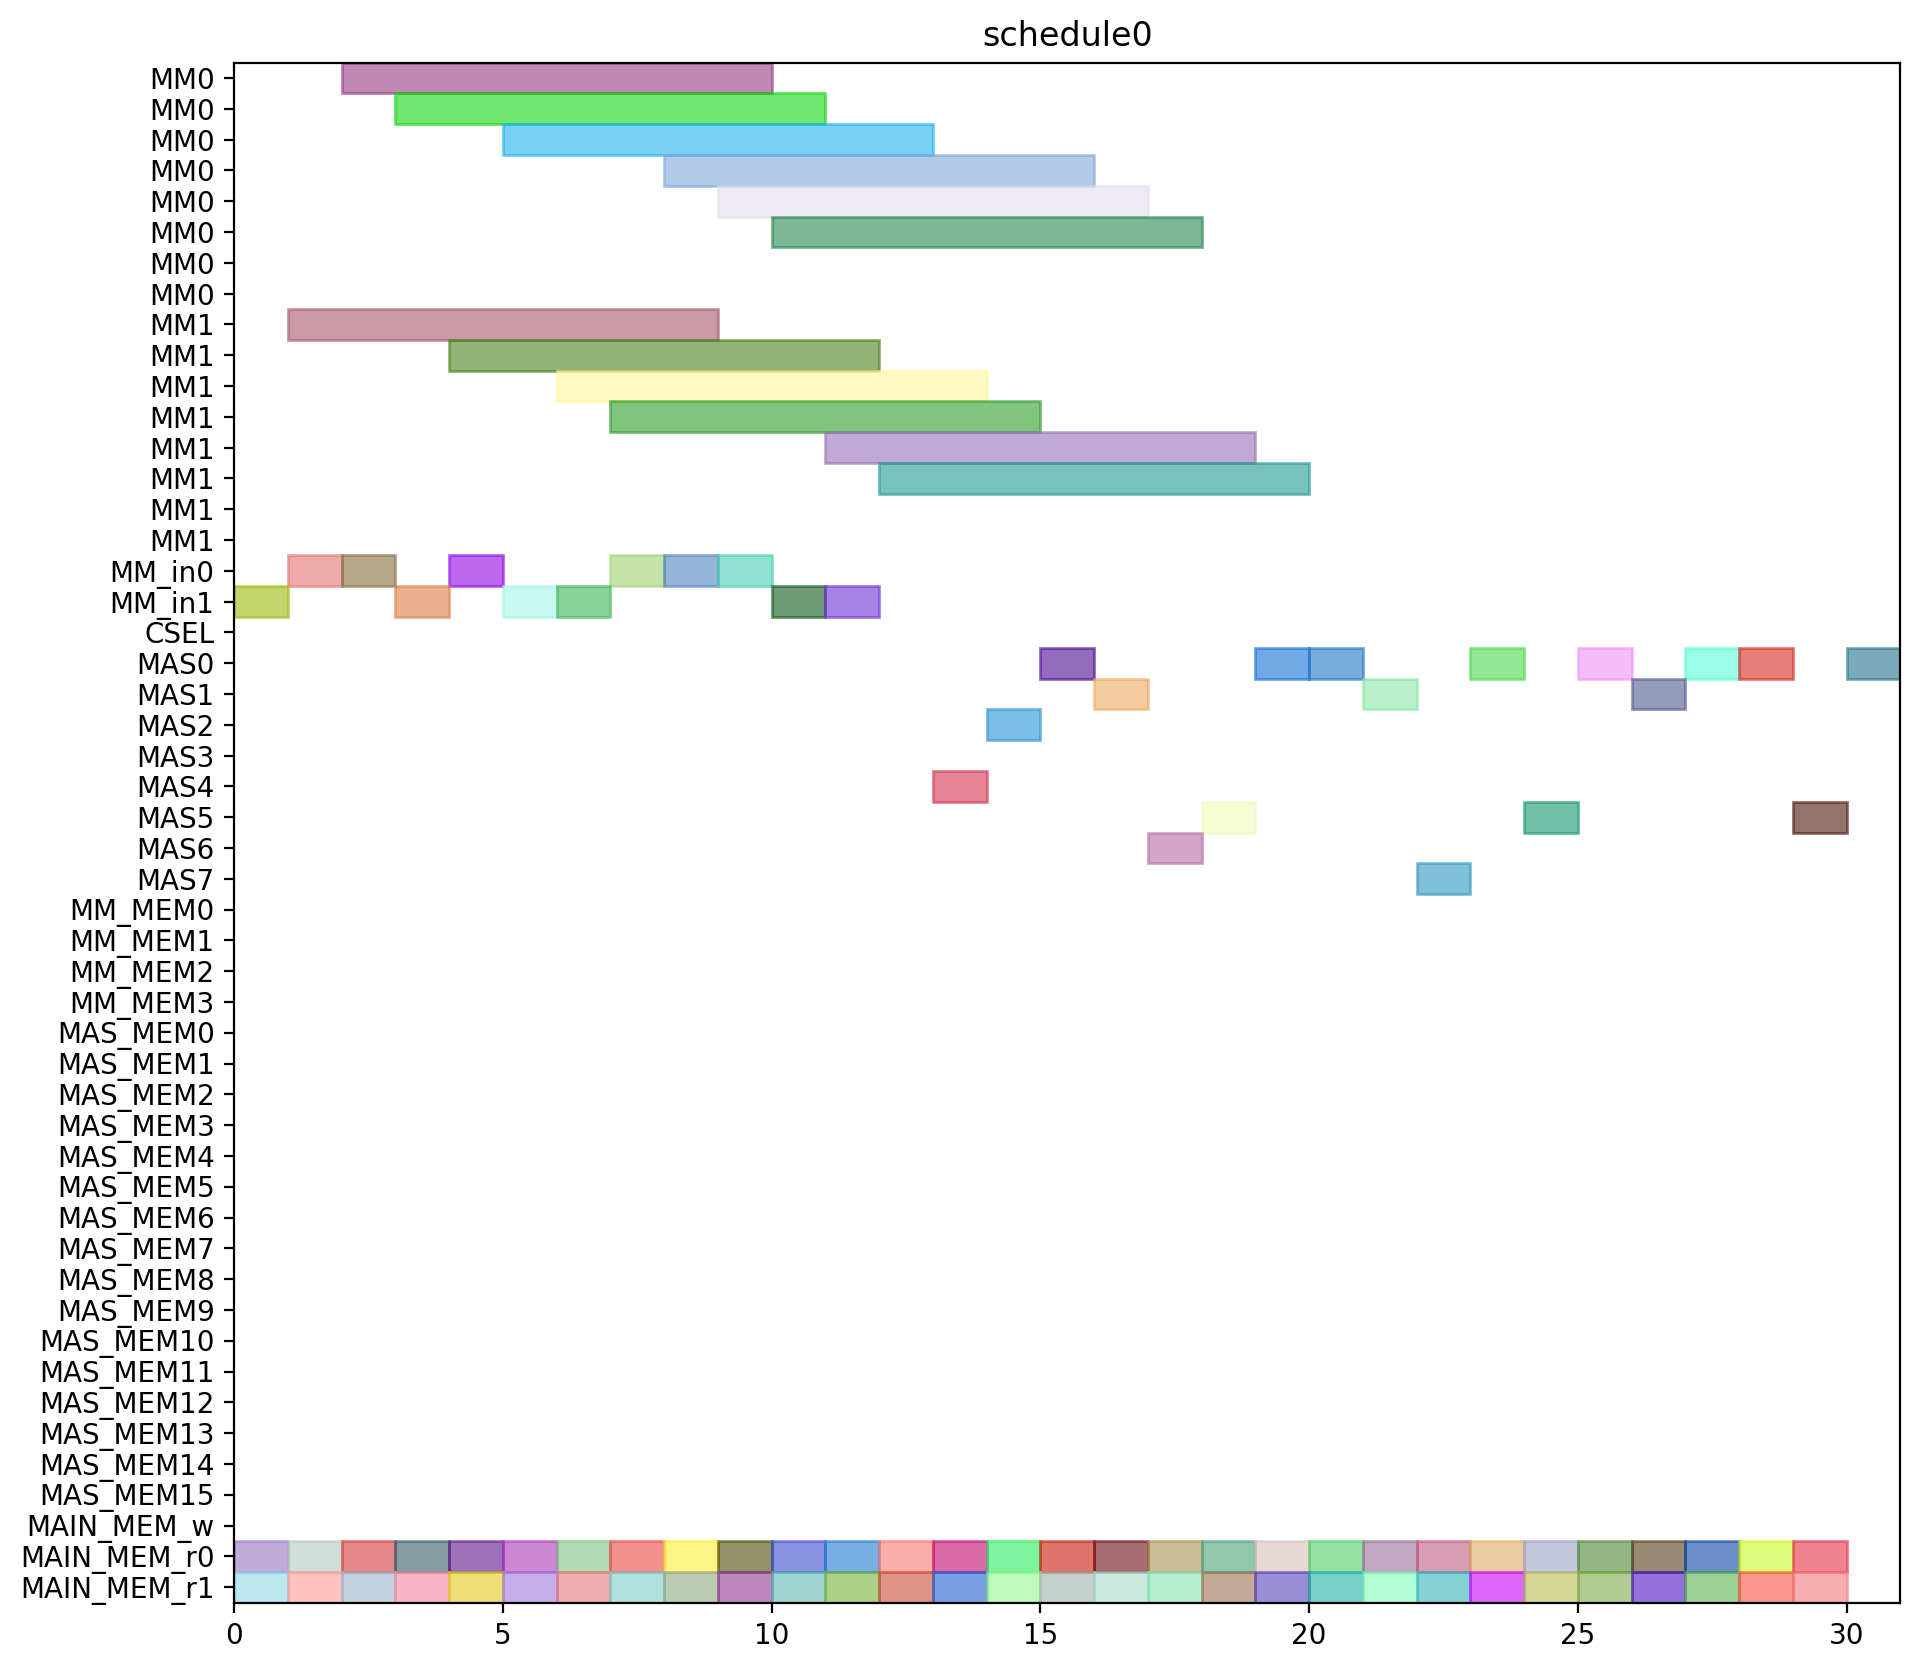

Write Python code to recreate this figure.
from pyschedule import Scenario, solvers, plotters, alt


def solve():
	horizon = 120
	S = Scenario("schedule0", horizon=horizon)

	# resource
	MM = S.Resources('MM', num=2, size=8)
	MM_in = S.Resources('MM_in', num=2)
	CSEL = S.Resource('CSEL')
	MAS = S.Resources('MAS', num=8, size=1, periods=range(1, horizon))
	MM_MEM = S.Resources('MM_MEM', num=4)
	MAS_MEM = S.Resources('MAS_MEM', num=16)
	MAIN_MEM_w = S.Resource('MAIN_MEM_w', size=1)
	MAIN_MEM_r = S.Resources('MAIN_MEM_r', num=2)

	# result of previous scheduling

	# new tasks
	c_t0_t0_t0 = S.Task('c_t0_t0_t0', length=8, delay_cost=1)
	c_t0_t0_t0 += alt(MM)
	c_t0_t0_t0_in = S.Task('c_t0_t0_t0_in', length=1, delay_cost=1)
	c_t0_t0_t0_in += alt(MM_in)
	S += c_t0_t0_t0_in*MM_in[0]<=c_t0_t0_t0*MM[0]
	S += c_t0_t0_t0_in*MM_in[1]<=c_t0_t0_t0*MM[1]
	c_t0_t0_t0_mem0 = S.Task('c_t0_t0_t0_mem0', length=1, delay_cost=1)
	c_t0_t0_t0_mem0 += MAIN_MEM_r[0]
	S += c_t0_t0_t0_mem0 <= c_t0_t0_t0

	c_t0_t0_t0_mem1 = S.Task('c_t0_t0_t0_mem1', length=1, delay_cost=1)
	c_t0_t0_t0_mem1 += MAIN_MEM_r[1]
	S += c_t0_t0_t0_mem1 <= c_t0_t0_t0

	c_t0_t0_t1 = S.Task('c_t0_t0_t1', length=8, delay_cost=1)
	c_t0_t0_t1 += alt(MM)
	c_t0_t0_t1_in = S.Task('c_t0_t0_t1_in', length=1, delay_cost=1)
	c_t0_t0_t1_in += alt(MM_in)
	S += c_t0_t0_t1_in*MM_in[0]<=c_t0_t0_t1*MM[0]
	S += c_t0_t0_t1_in*MM_in[1]<=c_t0_t0_t1*MM[1]
	c_t0_t0_t1_mem0 = S.Task('c_t0_t0_t1_mem0', length=1, delay_cost=1)
	c_t0_t0_t1_mem0 += MAIN_MEM_r[0]
	S += c_t0_t0_t1_mem0 <= c_t0_t0_t1

	c_t0_t0_t1_mem1 = S.Task('c_t0_t0_t1_mem1', length=1, delay_cost=1)
	c_t0_t0_t1_mem1 += MAIN_MEM_r[1]
	S += c_t0_t0_t1_mem1 <= c_t0_t0_t1

	c_t0_t0_t2 = S.Task('c_t0_t0_t2', length=1, delay_cost=1)
	c_t0_t0_t2 += alt(MAS)
	c_t0_t0_t2_mem0 = S.Task('c_t0_t0_t2_mem0', length=1, delay_cost=1)
	c_t0_t0_t2_mem0 += MAIN_MEM_r[0]
	S += c_t0_t0_t2_mem0 <= c_t0_t0_t2

	c_t0_t0_t2_mem1 = S.Task('c_t0_t0_t2_mem1', length=1, delay_cost=1)
	c_t0_t0_t2_mem1 += MAIN_MEM_r[1]
	S += c_t0_t0_t2_mem1 <= c_t0_t0_t2

	c_t0_t0_t3 = S.Task('c_t0_t0_t3', length=1, delay_cost=1)
	c_t0_t0_t3 += alt(MAS)
	c_t0_t0_t3_mem0 = S.Task('c_t0_t0_t3_mem0', length=1, delay_cost=1)
	c_t0_t0_t3_mem0 += MAIN_MEM_r[0]
	S += c_t0_t0_t3_mem0 <= c_t0_t0_t3

	c_t0_t0_t3_mem1 = S.Task('c_t0_t0_t3_mem1', length=1, delay_cost=1)
	c_t0_t0_t3_mem1 += MAIN_MEM_r[1]
	S += c_t0_t0_t3_mem1 <= c_t0_t0_t3

	c_t0_t1_t0 = S.Task('c_t0_t1_t0', length=8, delay_cost=1)
	c_t0_t1_t0 += alt(MM)
	c_t0_t1_t0_in = S.Task('c_t0_t1_t0_in', length=1, delay_cost=1)
	c_t0_t1_t0_in += alt(MM_in)
	S += c_t0_t1_t0_in*MM_in[0]<=c_t0_t1_t0*MM[0]
	S += c_t0_t1_t0_in*MM_in[1]<=c_t0_t1_t0*MM[1]
	c_t0_t1_t0_mem0 = S.Task('c_t0_t1_t0_mem0', length=1, delay_cost=1)
	c_t0_t1_t0_mem0 += MAIN_MEM_r[0]
	S += c_t0_t1_t0_mem0 <= c_t0_t1_t0

	c_t0_t1_t0_mem1 = S.Task('c_t0_t1_t0_mem1', length=1, delay_cost=1)
	c_t0_t1_t0_mem1 += MAIN_MEM_r[1]
	S += c_t0_t1_t0_mem1 <= c_t0_t1_t0

	c_t0_t1_t1 = S.Task('c_t0_t1_t1', length=8, delay_cost=1)
	c_t0_t1_t1 += alt(MM)
	c_t0_t1_t1_in = S.Task('c_t0_t1_t1_in', length=1, delay_cost=1)
	c_t0_t1_t1_in += alt(MM_in)
	S += c_t0_t1_t1_in*MM_in[0]<=c_t0_t1_t1*MM[0]
	S += c_t0_t1_t1_in*MM_in[1]<=c_t0_t1_t1*MM[1]
	c_t0_t1_t1_mem0 = S.Task('c_t0_t1_t1_mem0', length=1, delay_cost=1)
	c_t0_t1_t1_mem0 += MAIN_MEM_r[0]
	S += c_t0_t1_t1_mem0 <= c_t0_t1_t1

	c_t0_t1_t1_mem1 = S.Task('c_t0_t1_t1_mem1', length=1, delay_cost=1)
	c_t0_t1_t1_mem1 += MAIN_MEM_r[1]
	S += c_t0_t1_t1_mem1 <= c_t0_t1_t1

	c_t0_t1_t2 = S.Task('c_t0_t1_t2', length=1, delay_cost=1)
	c_t0_t1_t2 += alt(MAS)
	c_t0_t1_t2_mem0 = S.Task('c_t0_t1_t2_mem0', length=1, delay_cost=1)
	c_t0_t1_t2_mem0 += MAIN_MEM_r[0]
	S += c_t0_t1_t2_mem0 <= c_t0_t1_t2

	c_t0_t1_t2_mem1 = S.Task('c_t0_t1_t2_mem1', length=1, delay_cost=1)
	c_t0_t1_t2_mem1 += MAIN_MEM_r[1]
	S += c_t0_t1_t2_mem1 <= c_t0_t1_t2

	c_t0_t1_t3 = S.Task('c_t0_t1_t3', length=1, delay_cost=1)
	c_t0_t1_t3 += alt(MAS)
	c_t0_t1_t3_mem0 = S.Task('c_t0_t1_t3_mem0', length=1, delay_cost=1)
	c_t0_t1_t3_mem0 += MAIN_MEM_r[0]
	S += c_t0_t1_t3_mem0 <= c_t0_t1_t3

	c_t0_t1_t3_mem1 = S.Task('c_t0_t1_t3_mem1', length=1, delay_cost=1)
	c_t0_t1_t3_mem1 += MAIN_MEM_r[1]
	S += c_t0_t1_t3_mem1 <= c_t0_t1_t3

	c_t0_t20 = S.Task('c_t0_t20', length=1, delay_cost=1)
	c_t0_t20 += alt(MAS)
	c_t0_t20_mem0 = S.Task('c_t0_t20_mem0', length=1, delay_cost=1)
	c_t0_t20_mem0 += MAIN_MEM_r[0]
	S += c_t0_t20_mem0 <= c_t0_t20

	c_t0_t20_mem1 = S.Task('c_t0_t20_mem1', length=1, delay_cost=1)
	c_t0_t20_mem1 += MAIN_MEM_r[1]
	S += c_t0_t20_mem1 <= c_t0_t20

	c_t0_t21 = S.Task('c_t0_t21', length=1, delay_cost=1)
	c_t0_t21 += alt(MAS)
	c_t0_t21_mem0 = S.Task('c_t0_t21_mem0', length=1, delay_cost=1)
	c_t0_t21_mem0 += MAIN_MEM_r[0]
	S += c_t0_t21_mem0 <= c_t0_t21

	c_t0_t21_mem1 = S.Task('c_t0_t21_mem1', length=1, delay_cost=1)
	c_t0_t21_mem1 += MAIN_MEM_r[1]
	S += c_t0_t21_mem1 <= c_t0_t21

	c_t0_t30 = S.Task('c_t0_t30', length=1, delay_cost=1)
	c_t0_t30 += alt(MAS)
	c_t0_t30_mem0 = S.Task('c_t0_t30_mem0', length=1, delay_cost=1)
	c_t0_t30_mem0 += MAIN_MEM_r[0]
	S += c_t0_t30_mem0 <= c_t0_t30

	c_t0_t30_mem1 = S.Task('c_t0_t30_mem1', length=1, delay_cost=1)
	c_t0_t30_mem1 += MAIN_MEM_r[1]
	S += c_t0_t30_mem1 <= c_t0_t30

	c_t0_t31 = S.Task('c_t0_t31', length=1, delay_cost=1)
	c_t0_t31 += alt(MAS)
	c_t0_t31_mem0 = S.Task('c_t0_t31_mem0', length=1, delay_cost=1)
	c_t0_t31_mem0 += MAIN_MEM_r[0]
	S += c_t0_t31_mem0 <= c_t0_t31

	c_t0_t31_mem1 = S.Task('c_t0_t31_mem1', length=1, delay_cost=1)
	c_t0_t31_mem1 += MAIN_MEM_r[1]
	S += c_t0_t31_mem1 <= c_t0_t31

	c_t1_t0_t0 = S.Task('c_t1_t0_t0', length=8, delay_cost=1)
	c_t1_t0_t0 += alt(MM)
	c_t1_t0_t0_in = S.Task('c_t1_t0_t0_in', length=1, delay_cost=1)
	c_t1_t0_t0_in += alt(MM_in)
	S += c_t1_t0_t0_in*MM_in[0]<=c_t1_t0_t0*MM[0]
	S += c_t1_t0_t0_in*MM_in[1]<=c_t1_t0_t0*MM[1]
	c_t1_t0_t0_mem0 = S.Task('c_t1_t0_t0_mem0', length=1, delay_cost=1)
	c_t1_t0_t0_mem0 += MAIN_MEM_r[0]
	S += c_t1_t0_t0_mem0 <= c_t1_t0_t0

	c_t1_t0_t0_mem1 = S.Task('c_t1_t0_t0_mem1', length=1, delay_cost=1)
	c_t1_t0_t0_mem1 += MAIN_MEM_r[1]
	S += c_t1_t0_t0_mem1 <= c_t1_t0_t0

	c_t1_t0_t1 = S.Task('c_t1_t0_t1', length=8, delay_cost=1)
	c_t1_t0_t1 += alt(MM)
	c_t1_t0_t1_in = S.Task('c_t1_t0_t1_in', length=1, delay_cost=1)
	c_t1_t0_t1_in += alt(MM_in)
	S += c_t1_t0_t1_in*MM_in[0]<=c_t1_t0_t1*MM[0]
	S += c_t1_t0_t1_in*MM_in[1]<=c_t1_t0_t1*MM[1]
	c_t1_t0_t1_mem0 = S.Task('c_t1_t0_t1_mem0', length=1, delay_cost=1)
	c_t1_t0_t1_mem0 += MAIN_MEM_r[0]
	S += c_t1_t0_t1_mem0 <= c_t1_t0_t1

	c_t1_t0_t1_mem1 = S.Task('c_t1_t0_t1_mem1', length=1, delay_cost=1)
	c_t1_t0_t1_mem1 += MAIN_MEM_r[1]
	S += c_t1_t0_t1_mem1 <= c_t1_t0_t1

	c_t1_t0_t2 = S.Task('c_t1_t0_t2', length=1, delay_cost=1)
	c_t1_t0_t2 += alt(MAS)
	c_t1_t0_t2_mem0 = S.Task('c_t1_t0_t2_mem0', length=1, delay_cost=1)
	c_t1_t0_t2_mem0 += MAIN_MEM_r[0]
	S += c_t1_t0_t2_mem0 <= c_t1_t0_t2

	c_t1_t0_t2_mem1 = S.Task('c_t1_t0_t2_mem1', length=1, delay_cost=1)
	c_t1_t0_t2_mem1 += MAIN_MEM_r[1]
	S += c_t1_t0_t2_mem1 <= c_t1_t0_t2

	c_t1_t0_t3 = S.Task('c_t1_t0_t3', length=1, delay_cost=1)
	c_t1_t0_t3 += alt(MAS)
	c_t1_t0_t3_mem0 = S.Task('c_t1_t0_t3_mem0', length=1, delay_cost=1)
	c_t1_t0_t3_mem0 += MAIN_MEM_r[0]
	S += c_t1_t0_t3_mem0 <= c_t1_t0_t3

	c_t1_t0_t3_mem1 = S.Task('c_t1_t0_t3_mem1', length=1, delay_cost=1)
	c_t1_t0_t3_mem1 += MAIN_MEM_r[1]
	S += c_t1_t0_t3_mem1 <= c_t1_t0_t3

	c_t1_t1_t0 = S.Task('c_t1_t1_t0', length=8, delay_cost=1)
	c_t1_t1_t0 += alt(MM)
	c_t1_t1_t0_in = S.Task('c_t1_t1_t0_in', length=1, delay_cost=1)
	c_t1_t1_t0_in += alt(MM_in)
	S += c_t1_t1_t0_in*MM_in[0]<=c_t1_t1_t0*MM[0]
	S += c_t1_t1_t0_in*MM_in[1]<=c_t1_t1_t0*MM[1]
	c_t1_t1_t0_mem0 = S.Task('c_t1_t1_t0_mem0', length=1, delay_cost=1)
	c_t1_t1_t0_mem0 += MAIN_MEM_r[0]
	S += c_t1_t1_t0_mem0 <= c_t1_t1_t0

	c_t1_t1_t0_mem1 = S.Task('c_t1_t1_t0_mem1', length=1, delay_cost=1)
	c_t1_t1_t0_mem1 += MAIN_MEM_r[1]
	S += c_t1_t1_t0_mem1 <= c_t1_t1_t0

	c_t1_t1_t1 = S.Task('c_t1_t1_t1', length=8, delay_cost=1)
	c_t1_t1_t1 += alt(MM)
	c_t1_t1_t1_in = S.Task('c_t1_t1_t1_in', length=1, delay_cost=1)
	c_t1_t1_t1_in += alt(MM_in)
	S += c_t1_t1_t1_in*MM_in[0]<=c_t1_t1_t1*MM[0]
	S += c_t1_t1_t1_in*MM_in[1]<=c_t1_t1_t1*MM[1]
	c_t1_t1_t1_mem0 = S.Task('c_t1_t1_t1_mem0', length=1, delay_cost=1)
	c_t1_t1_t1_mem0 += MAIN_MEM_r[0]
	S += c_t1_t1_t1_mem0 <= c_t1_t1_t1

	c_t1_t1_t1_mem1 = S.Task('c_t1_t1_t1_mem1', length=1, delay_cost=1)
	c_t1_t1_t1_mem1 += MAIN_MEM_r[1]
	S += c_t1_t1_t1_mem1 <= c_t1_t1_t1

	c_t1_t1_t2 = S.Task('c_t1_t1_t2', length=1, delay_cost=1)
	c_t1_t1_t2 += alt(MAS)
	c_t1_t1_t2_mem0 = S.Task('c_t1_t1_t2_mem0', length=1, delay_cost=1)
	c_t1_t1_t2_mem0 += MAIN_MEM_r[0]
	S += c_t1_t1_t2_mem0 <= c_t1_t1_t2

	c_t1_t1_t2_mem1 = S.Task('c_t1_t1_t2_mem1', length=1, delay_cost=1)
	c_t1_t1_t2_mem1 += MAIN_MEM_r[1]
	S += c_t1_t1_t2_mem1 <= c_t1_t1_t2

	c_t1_t1_t3 = S.Task('c_t1_t1_t3', length=1, delay_cost=1)
	c_t1_t1_t3 += alt(MAS)
	c_t1_t1_t3_mem0 = S.Task('c_t1_t1_t3_mem0', length=1, delay_cost=1)
	c_t1_t1_t3_mem0 += MAIN_MEM_r[0]
	S += c_t1_t1_t3_mem0 <= c_t1_t1_t3

	c_t1_t1_t3_mem1 = S.Task('c_t1_t1_t3_mem1', length=1, delay_cost=1)
	c_t1_t1_t3_mem1 += MAIN_MEM_r[1]
	S += c_t1_t1_t3_mem1 <= c_t1_t1_t3

	c_t1_t20 = S.Task('c_t1_t20', length=1, delay_cost=1)
	c_t1_t20 += alt(MAS)
	c_t1_t20_mem0 = S.Task('c_t1_t20_mem0', length=1, delay_cost=1)
	c_t1_t20_mem0 += MAIN_MEM_r[0]
	S += c_t1_t20_mem0 <= c_t1_t20

	c_t1_t20_mem1 = S.Task('c_t1_t20_mem1', length=1, delay_cost=1)
	c_t1_t20_mem1 += MAIN_MEM_r[1]
	S += c_t1_t20_mem1 <= c_t1_t20

	c_t1_t21 = S.Task('c_t1_t21', length=1, delay_cost=1)
	c_t1_t21 += alt(MAS)
	c_t1_t21_mem0 = S.Task('c_t1_t21_mem0', length=1, delay_cost=1)
	c_t1_t21_mem0 += MAIN_MEM_r[0]
	S += c_t1_t21_mem0 <= c_t1_t21

	c_t1_t21_mem1 = S.Task('c_t1_t21_mem1', length=1, delay_cost=1)
	c_t1_t21_mem1 += MAIN_MEM_r[1]
	S += c_t1_t21_mem1 <= c_t1_t21

	c_t1_t30 = S.Task('c_t1_t30', length=1, delay_cost=1)
	c_t1_t30 += alt(MAS)
	c_t1_t30_mem0 = S.Task('c_t1_t30_mem0', length=1, delay_cost=1)
	c_t1_t30_mem0 += MAIN_MEM_r[0]
	S += c_t1_t30_mem0 <= c_t1_t30

	c_t1_t30_mem1 = S.Task('c_t1_t30_mem1', length=1, delay_cost=1)
	c_t1_t30_mem1 += MAIN_MEM_r[1]
	S += c_t1_t30_mem1 <= c_t1_t30

	c_t1_t31 = S.Task('c_t1_t31', length=1, delay_cost=1)
	c_t1_t31 += alt(MAS)
	c_t1_t31_mem0 = S.Task('c_t1_t31_mem0', length=1, delay_cost=1)
	c_t1_t31_mem0 += MAIN_MEM_r[0]
	S += c_t1_t31_mem0 <= c_t1_t31

	c_t1_t31_mem1 = S.Task('c_t1_t31_mem1', length=1, delay_cost=1)
	c_t1_t31_mem1 += MAIN_MEM_r[1]
	S += c_t1_t31_mem1 <= c_t1_t31

	c_t2_t0_t0 = S.Task('c_t2_t0_t0', length=8, delay_cost=1)
	c_t2_t0_t0 += alt(MM)
	c_t2_t0_t0_in = S.Task('c_t2_t0_t0_in', length=1, delay_cost=1)
	c_t2_t0_t0_in += alt(MM_in)
	S += c_t2_t0_t0_in*MM_in[0]<=c_t2_t0_t0*MM[0]
	S += c_t2_t0_t0_in*MM_in[1]<=c_t2_t0_t0*MM[1]
	c_t2_t0_t0_mem0 = S.Task('c_t2_t0_t0_mem0', length=1, delay_cost=1)
	c_t2_t0_t0_mem0 += MAIN_MEM_r[0]
	S += c_t2_t0_t0_mem0 <= c_t2_t0_t0

	c_t2_t0_t0_mem1 = S.Task('c_t2_t0_t0_mem1', length=1, delay_cost=1)
	c_t2_t0_t0_mem1 += MAIN_MEM_r[1]
	S += c_t2_t0_t0_mem1 <= c_t2_t0_t0

	c_t2_t0_t1 = S.Task('c_t2_t0_t1', length=8, delay_cost=1)
	c_t2_t0_t1 += alt(MM)
	c_t2_t0_t1_in = S.Task('c_t2_t0_t1_in', length=1, delay_cost=1)
	c_t2_t0_t1_in += alt(MM_in)
	S += c_t2_t0_t1_in*MM_in[0]<=c_t2_t0_t1*MM[0]
	S += c_t2_t0_t1_in*MM_in[1]<=c_t2_t0_t1*MM[1]
	c_t2_t0_t1_mem0 = S.Task('c_t2_t0_t1_mem0', length=1, delay_cost=1)
	c_t2_t0_t1_mem0 += MAIN_MEM_r[0]
	S += c_t2_t0_t1_mem0 <= c_t2_t0_t1

	c_t2_t0_t1_mem1 = S.Task('c_t2_t0_t1_mem1', length=1, delay_cost=1)
	c_t2_t0_t1_mem1 += MAIN_MEM_r[1]
	S += c_t2_t0_t1_mem1 <= c_t2_t0_t1

	c_t2_t0_t2 = S.Task('c_t2_t0_t2', length=1, delay_cost=1)
	c_t2_t0_t2 += alt(MAS)
	c_t2_t0_t2_mem0 = S.Task('c_t2_t0_t2_mem0', length=1, delay_cost=1)
	c_t2_t0_t2_mem0 += MAIN_MEM_r[0]
	S += c_t2_t0_t2_mem0 <= c_t2_t0_t2

	c_t2_t0_t2_mem1 = S.Task('c_t2_t0_t2_mem1', length=1, delay_cost=1)
	c_t2_t0_t2_mem1 += MAIN_MEM_r[1]
	S += c_t2_t0_t2_mem1 <= c_t2_t0_t2

	c_t2_t0_t3 = S.Task('c_t2_t0_t3', length=1, delay_cost=1)
	c_t2_t0_t3 += alt(MAS)
	c_t2_t0_t3_mem0 = S.Task('c_t2_t0_t3_mem0', length=1, delay_cost=1)
	c_t2_t0_t3_mem0 += MAIN_MEM_r[0]
	S += c_t2_t0_t3_mem0 <= c_t2_t0_t3

	c_t2_t0_t3_mem1 = S.Task('c_t2_t0_t3_mem1', length=1, delay_cost=1)
	c_t2_t0_t3_mem1 += MAIN_MEM_r[1]
	S += c_t2_t0_t3_mem1 <= c_t2_t0_t3

	c_t2_t1_t0 = S.Task('c_t2_t1_t0', length=8, delay_cost=1)
	c_t2_t1_t0 += alt(MM)
	c_t2_t1_t0_in = S.Task('c_t2_t1_t0_in', length=1, delay_cost=1)
	c_t2_t1_t0_in += alt(MM_in)
	S += c_t2_t1_t0_in*MM_in[0]<=c_t2_t1_t0*MM[0]
	S += c_t2_t1_t0_in*MM_in[1]<=c_t2_t1_t0*MM[1]
	c_t2_t1_t0_mem0 = S.Task('c_t2_t1_t0_mem0', length=1, delay_cost=1)
	c_t2_t1_t0_mem0 += MAIN_MEM_r[0]
	S += c_t2_t1_t0_mem0 <= c_t2_t1_t0

	c_t2_t1_t0_mem1 = S.Task('c_t2_t1_t0_mem1', length=1, delay_cost=1)
	c_t2_t1_t0_mem1 += MAIN_MEM_r[1]
	S += c_t2_t1_t0_mem1 <= c_t2_t1_t0

	c_t2_t1_t1 = S.Task('c_t2_t1_t1', length=8, delay_cost=1)
	c_t2_t1_t1 += alt(MM)
	c_t2_t1_t1_in = S.Task('c_t2_t1_t1_in', length=1, delay_cost=1)
	c_t2_t1_t1_in += alt(MM_in)
	S += c_t2_t1_t1_in*MM_in[0]<=c_t2_t1_t1*MM[0]
	S += c_t2_t1_t1_in*MM_in[1]<=c_t2_t1_t1*MM[1]
	c_t2_t1_t1_mem0 = S.Task('c_t2_t1_t1_mem0', length=1, delay_cost=1)
	c_t2_t1_t1_mem0 += MAIN_MEM_r[0]
	S += c_t2_t1_t1_mem0 <= c_t2_t1_t1

	c_t2_t1_t1_mem1 = S.Task('c_t2_t1_t1_mem1', length=1, delay_cost=1)
	c_t2_t1_t1_mem1 += MAIN_MEM_r[1]
	S += c_t2_t1_t1_mem1 <= c_t2_t1_t1

	solvers.mip.solve(S,msg=1,kind='CPLEX',ratio_gap=1.01)

	solution = [['hoge']*len(S.solution()[1]) for i in range(len(S.solution()))]
	for i in range(len(S.solution())):
		for j in range(len(S.solution()[i])):
			solution[i][j]=str(S.solution()[i][j])
	print(solution)

	cycles = int(solution[-1][3])

	pic_file_name = "/home/mfukuda/ABE/multiRAM_multiMAS_16mux/scheduling_result/stage8MM2_stage1MAS8/MUL/schedule0.png"
	if(S.solution() != []):
		plotters.matplotlib.plot(S,img_filename=pic_file_name, show_task_labels=False, fig_size=(cycles*0.25+3, 10))

	return solution
